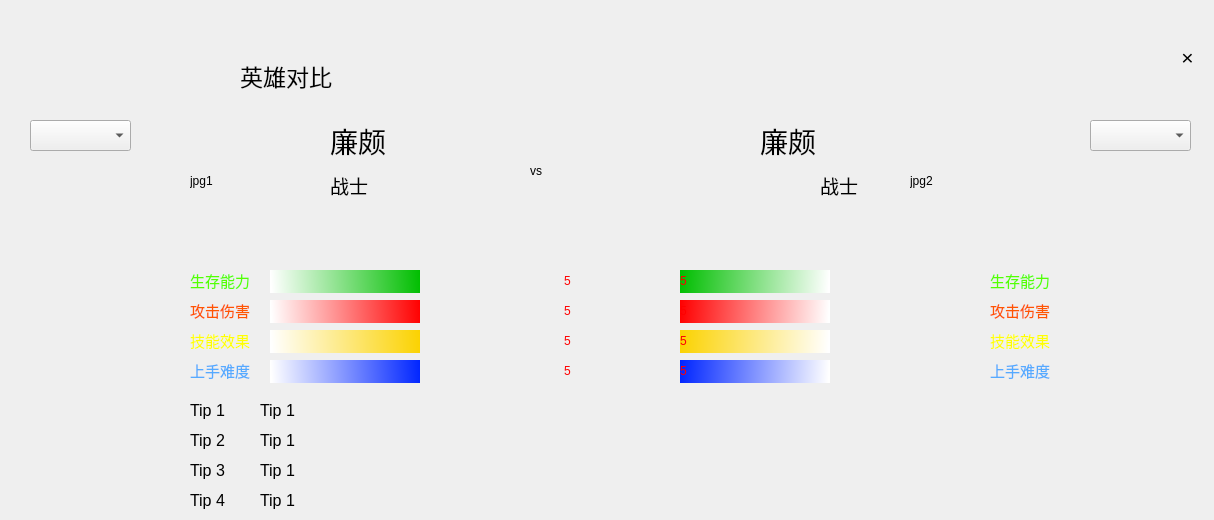
    <widget class="QWidget" name="page_6">
     <widget class="QPushButton" name="pushButton_525_return_2">
      <property name="geometry">
       <rect>
        <x>10</x>
        <y>40</y>
        <width>194</width>
        <height>59</height>
       </rect>
      </property>
      <property name="styleSheet">
       <string notr="true">QPushButton {
  min-width:194px;
  max-width:194px;
  min-height:59px;
  max-height:59px;
  border-width: 0px;
  border-style: outset;
  font-size: 28px;
  border-radius: 0px;
  color: black;
  background-color: transparent;
  border-color: red;
  box-shadow: 0px 0px 0px rgba(0, 0, 127, 255);
  background-image: url(D:/kCal/icon_pic/85923789d31e1c88f5cb6808dd1eb125_back.png);
  image: url(C:/Users/zhangyun/Desktop/icon_pic/85923789d31e1c88f5cb6808dd1eb125_back.png);
}</string>
      </property>
      <property name="text">
       <string/>
      </property>
     </widget>
     <widget class="QLabel" name="label_5">
      <property name="geometry">
       <rect>
        <x>240</x>
        <y>50</y>
        <width>221</width>
        <height>51</height>
       </rect>
      </property>
      <property name="font">
       <font>
        <pointsize>17</pointsize>
       </font>
      </property>
      <property name="text">
       <string>英雄对比</string>
      </property>
     </widget>
     <widget class="QComboBox" name="comboBox1">
      <property name="geometry">
       <rect>
        <x>30</x>
        <y>120</y>
        <width>101</width>
        <height>31</height>
       </rect>
      </property>
     </widget>
     <widget class="QComboBox" name="comboBox2">
      <property name="geometry">
       <rect>
        <x>1090</x>
        <y>120</y>
        <width>101</width>
        <height>31</height>
       </rect>
      </property>
     </widget>
     <widget class="QLabel" name="label_vsheroname1">
      <property name="geometry">
       <rect>
        <x>330</x>
        <y>120</y>
        <width>131</width>
        <height>41</height>
       </rect>
      </property>
      <property name="font">
       <font>
        <pointsize>21</pointsize>
       </font>
      </property>
      <property name="text">
       <string>廉颇</string>
      </property>
     </widget>
     <widget class="QLabel" name="label_vstype1">
      <property name="geometry">
       <rect>
        <x>330</x>
        <y>170</y>
        <width>71</width>
        <height>31</height>
       </rect>
      </property>
      <property name="font">
       <font>
        <pointsize>14</pointsize>
       </font>
      </property>
      <property name="text">
       <string>战士</string>
      </property>
     </widget>
     <widget class="QLabel" name="label_vsjpg1">
      <property name="geometry">
       <rect>
        <x>190</x>
        <y>120</y>
        <width>121</width>
        <height>121</height>
       </rect>
      </property>
      <property name="text">
       <string>jpg1</string>
      </property>
     </widget>
     <widget class="QLabel" name="label_vsjpg2">
      <property name="geometry">
       <rect>
        <x>910</x>
        <y>120</y>
        <width>121</width>
        <height>121</height>
       </rect>
      </property>
      <property name="text">
       <string>jpg2</string>
      </property>
     </widget>
     <widget class="QLabel" name="label_vsheroname2">
      <property name="geometry">
       <rect>
        <x>760</x>
        <y>120</y>
        <width>131</width>
        <height>41</height>
       </rect>
      </property>
      <property name="font">
       <font>
        <pointsize>21</pointsize>
       </font>
      </property>
      <property name="text">
       <string>廉颇</string>
      </property>
     </widget>
     <widget class="QLabel" name="label_vstype2">
      <property name="geometry">
       <rect>
        <x>820</x>
        <y>170</y>
        <width>72</width>
        <height>31</height>
       </rect>
      </property>
      <property name="font">
       <font>
        <pointsize>14</pointsize>
       </font>
      </property>
      <property name="text">
       <string>战士</string>
      </property>
     </widget>
     <widget class="QLabel" name="label_vsicon">
      <property name="geometry">
       <rect>
        <x>530</x>
        <y>80</y>
        <width>221</width>
        <height>181</height>
       </rect>
      </property>
      <property name="text">
       <string>vs</string>
      </property>
     </widget>
     <widget class="QProgressBar" name="progressBar_vs1_4">
      <property name="geometry">
       <rect>
        <x>270</x>
        <y>360</y>
        <width>301</width>
        <height>23</height>
       </rect>
      </property>
      <property name="styleSheet">
       <string notr="true">QProgressBar{
        border: none;
        color: red;
        text-align: right;
        background: rgb(255,255,255, 0);
}
QProgressBar::chunk {
        border: none;
        background: qlineargradient(spread:pad, x1:1, y1:0, x2:0, y2:0.0113636, stop:0 rgba(0, 37, 255, 255), stop:1 rgba(255, 255, 255, 255));
}</string>
      </property>
      <property name="maximum">
       <number>10</number>
      </property>
      <property name="value">
       <number>5</number>
      </property>
      <property name="textVisible">
       <bool>true</bool>
      </property>
      <property name="orientation">
       <enum>Qt::Horizontal</enum>
      </property>
      <property name="invertedAppearance">
       <bool>false</bool>
      </property>
      <property name="format">
       <string>%v</string>
      </property>
     </widget>
     <widget class="QProgressBar" name="progressBar_vs1_2">
      <property name="geometry">
       <rect>
        <x>270</x>
        <y>300</y>
        <width>301</width>
        <height>23</height>
       </rect>
      </property>
      <property name="styleSheet">
       <string notr="true">QProgressBar{
        border: none;
        color: red;
        text-align: right;
        background: rgb(255,255,255, 0);
}
QProgressBar::chunk {
        border: none;
        background: qlineargradient(spread:pad, x1:1, y1:0, x2:0, y2:0.0113636, stop:0 rgba(255, 0, 0, 255), stop:1 rgba(255, 255, 255, 255));
}</string>
      </property>
      <property name="maximum">
       <number>10</number>
      </property>
      <property name="value">
       <number>5</number>
      </property>
      <property name="textVisible">
       <bool>true</bool>
      </property>
      <property name="orientation">
       <enum>Qt::Horizontal</enum>
      </property>
      <property name="invertedAppearance">
       <bool>false</bool>
      </property>
      <property name="format">
       <string>%v</string>
      </property>
     </widget>
     <widget class="QLabel" name="label_vsability1_2">
      <property name="geometry">
       <rect>
        <x>190</x>
        <y>300</y>
        <width>81</width>
        <height>21</height>
       </rect>
      </property>
      <property name="font">
       <font>
        <pointsize>11</pointsize>
       </font>
      </property>
      <property name="styleSheet">
       <string notr="true">color:rgb(255, 85, 0)</string>
      </property>
      <property name="text">
       <string>攻击伤害</string>
      </property>
     </widget>
     <widget class="QLabel" name="label_vsability1_3">
      <property name="geometry">
       <rect>
        <x>190</x>
        <y>330</y>
        <width>81</width>
        <height>21</height>
       </rect>
      </property>
      <property name="font">
       <font>
        <pointsize>11</pointsize>
       </font>
      </property>
      <property name="styleSheet">
       <string notr="true">color:rgb(255, 255, 0)</string>
      </property>
      <property name="text">
       <string>技能效果</string>
      </property>
     </widget>
     <widget class="QProgressBar" name="progressBar_vs1_3">
      <property name="geometry">
       <rect>
        <x>270</x>
        <y>330</y>
        <width>301</width>
        <height>23</height>
       </rect>
      </property>
      <property name="styleSheet">
       <string notr="true">QProgressBar{
        border: none;
        color: red;
        text-align: right;
        background: rgb(255,255,255, 0);
}
QProgressBar::chunk {
        border: none;
        background: qlineargradient(spread:pad, x1:1, y1:0, x2:0, y2:0.0113636, stop:0 rgba(251, 210, 0, 255), stop:1 rgba(255, 255, 255, 255));
}</string>
      </property>
      <property name="maximum">
       <number>10</number>
      </property>
      <property name="value">
       <number>5</number>
      </property>
      <property name="textVisible">
       <bool>true</bool>
      </property>
      <property name="orientation">
       <enum>Qt::Horizontal</enum>
      </property>
      <property name="invertedAppearance">
       <bool>false</bool>
      </property>
      <property name="format">
       <string>%v</string>
      </property>
     </widget>
     <widget class="QLabel" name="label_vsability1_4">
      <property name="geometry">
       <rect>
        <x>190</x>
        <y>360</y>
        <width>81</width>
        <height>21</height>
       </rect>
      </property>
      <property name="font">
       <font>
        <pointsize>11</pointsize>
       </font>
      </property>
      <property name="styleSheet">
       <string notr="true">color:rgb(85, 170, 255)</string>
      </property>
      <property name="text">
       <string>上手难度</string>
      </property>
     </widget>
     <widget class="QProgressBar" name="progressBar_vs1_1">
      <property name="geometry">
       <rect>
        <x>270</x>
        <y>270</y>
        <width>301</width>
        <height>23</height>
       </rect>
      </property>
      <property name="styleSheet">
       <string notr="true">QProgressBar{
        border: none;
        color: red;
        text-align: right;
        background: rgb(255,255,255, 0);
}
QProgressBar::chunk {
        border: none;
        background: qlineargradient(spread:pad, x1:1, y1:0, x2:0, y2:0.0113636, stop:0 rgba(0, 190, 0, 255), stop:1 rgba(255, 255, 255, 255));
}</string>
      </property>
      <property name="maximum">
       <number>10</number>
      </property>
      <property name="value">
       <number>5</number>
      </property>
      <property name="textVisible">
       <bool>true</bool>
      </property>
      <property name="orientation">
       <enum>Qt::Horizontal</enum>
      </property>
      <property name="invertedAppearance">
       <bool>false</bool>
      </property>
      <property name="format">
       <string>%v</string>
      </property>
     </widget>
     <widget class="QLabel" name="label_vsability1_1">
      <property name="geometry">
       <rect>
        <x>190</x>
        <y>270</y>
        <width>81</width>
        <height>21</height>
       </rect>
      </property>
      <property name="font">
       <font>
        <pointsize>11</pointsize>
       </font>
      </property>
      <property name="styleSheet">
       <string notr="true">color:rgb(85, 255, 0)</string>
      </property>
      <property name="text">
       <string>生存能力</string>
      </property>
     </widget>
     <widget class="QProgressBar" name="progressBar_vs2_1">
      <property name="geometry">
       <rect>
        <x>680</x>
        <y>270</y>
        <width>301</width>
        <height>23</height>
       </rect>
      </property>
      <property name="styleSheet">
       <string notr="true">QProgressBar{
        border: none;
        color: red;
        text-align: left;
        background: rgb(255,255,255, 0);
}
QProgressBar::chunk {
        border: none;
        background: qlineargradient(spread:pad, x1:0, y1:0, x2:1, y2:0.0113636, stop:0 rgba(0, 190, 0, 255), stop:1 rgba(255, 255, 255, 255));
}</string>
      </property>
      <property name="maximum">
       <number>10</number>
      </property>
      <property name="value">
       <number>5</number>
      </property>
      <property name="textVisible">
       <bool>true</bool>
      </property>
      <property name="orientation">
       <enum>Qt::Horizontal</enum>
      </property>
      <property name="invertedAppearance">
       <bool>false</bool>
      </property>
      <property name="textDirection">
       <enum>QProgressBar::TopToBottom</enum>
      </property>
      <property name="format">
       <string>%v</string>
      </property>
     </widget>
     <widget class="QProgressBar" name="progressBar_vs2_4">
      <property name="geometry">
       <rect>
        <x>680</x>
        <y>360</y>
        <width>301</width>
        <height>23</height>
       </rect>
      </property>
      <property name="styleSheet">
       <string notr="true">QProgressBar{
        border: none;
        color: red;
        text-align: left;
        background: rgb(255,255,255, 0);
}
QProgressBar::chunk {
        border: none;
        background: qlineargradient(spread:pad, x1:0, y1:0, x2:1, y2:0.0113636, stop:0 rgba(0, 37, 255, 255), stop:1 rgba(255, 255, 255, 255));
}</string>
      </property>
      <property name="maximum">
       <number>10</number>
      </property>
      <property name="value">
       <number>5</number>
      </property>
      <property name="textVisible">
       <bool>true</bool>
      </property>
      <property name="orientation">
       <enum>Qt::Horizontal</enum>
      </property>
      <property name="invertedAppearance">
       <bool>false</bool>
      </property>
      <property name="format">
       <string>%v</string>
      </property>
     </widget>
     <widget class="QProgressBar" name="progressBar_vs2_3">
      <property name="geometry">
       <rect>
        <x>680</x>
        <y>330</y>
        <width>301</width>
        <height>23</height>
       </rect>
      </property>
      <property name="styleSheet">
       <string notr="true">QProgressBar{
        border: none;
        color: red;
        text-align: left;
        background: rgb(255,255,255, 0);
}
QProgressBar::chunk {
        border: none;
        background: qlineargradient(spread:pad, x1:0, y1:0, x2:1, y2:0.0113636, stop:0 rgba(251, 210, 0, 255), stop:1 rgba(255, 255, 255, 255));
}</string>
      </property>
      <property name="maximum">
       <number>10</number>
      </property>
      <property name="value">
       <number>5</number>
      </property>
      <property name="textVisible">
       <bool>true</bool>
      </property>
      <property name="orientation">
       <enum>Qt::Horizontal</enum>
      </property>
      <property name="invertedAppearance">
       <bool>false</bool>
      </property>
      <property name="format">
       <string>%v</string>
      </property>
     </widget>
     <widget class="QProgressBar" name="progressBar_vs2_2">
      <property name="geometry">
       <rect>
        <x>680</x>
        <y>300</y>
        <width>301</width>
        <height>23</height>
       </rect>
      </property>
      <property name="styleSheet">
       <string notr="true">QProgressBar{
        border: none;
        color: red;
        text-align: left;
        background: rgb(255,255,255, 0);
}
QProgressBar::chunk {
        border: none;
        background: qlineargradient(spread:pad, x1:0, y1:0, x2:1, y2:0.0113636, stop:0 rgba(255, 0, 0, 255), stop:1 rgba(255, 255, 255, 255));
}</string>
      </property>
      <property name="maximum">
       <number>10</number>
      </property>
      <property name="value">
       <number>5</number>
      </property>
      <property name="textVisible">
       <bool>true</bool>
      </property>
      <property name="orientation">
       <enum>Qt::Horizontal</enum>
      </property>
      <property name="invertedAppearance">
       <bool>false</bool>
      </property>
      <property name="format">
       <string>%v</string>
      </property>
     </widget>
     <widget class="QLabel" name="label_vsability2_4">
      <property name="geometry">
       <rect>
        <x>990</x>
        <y>360</y>
        <width>81</width>
        <height>21</height>
       </rect>
      </property>
      <property name="font">
       <font>
        <pointsize>11</pointsize>
       </font>
      </property>
      <property name="styleSheet">
       <string notr="true">color:rgb(85, 170, 255)</string>
      </property>
      <property name="text">
       <string>上手难度</string>
      </property>
     </widget>
     <widget class="QLabel" name="label_vsability2_3">
      <property name="geometry">
       <rect>
        <x>990</x>
        <y>330</y>
        <width>81</width>
        <height>21</height>
       </rect>
      </property>
      <property name="font">
       <font>
        <pointsize>11</pointsize>
       </font>
      </property>
      <property name="styleSheet">
       <string notr="true">color:rgb(255, 255, 0)</string>
      </property>
      <property name="text">
       <string>技能效果</string>
      </property>
     </widget>
     <widget class="QLabel" name="label_vsability2_2">
      <property name="geometry">
       <rect>
        <x>990</x>
        <y>300</y>
        <width>81</width>
        <height>21</height>
       </rect>
      </property>
      <property name="font">
       <font>
        <pointsize>11</pointsize>
       </font>
      </property>
      <property name="styleSheet">
       <string notr="true">color:rgb(255, 85, 0)</string>
      </property>
      <property name="text">
       <string>攻击伤害</string>
      </property>
     </widget>
     <widget class="QLabel" name="label_vsability2_1">
      <property name="geometry">
       <rect>
        <x>990</x>
        <y>270</y>
        <width>81</width>
        <height>21</height>
       </rect>
      </property>
      <property name="font">
       <font>
        <pointsize>11</pointsize>
       </font>
      </property>
      <property name="styleSheet">
       <string notr="true">color:rgb(85, 255, 0)</string>
      </property>
      <property name="text">
       <string>生存能力</string>
      </property>
     </widget>
     <widget class="QLabel" name="label_8">
      <property name="geometry">
       <rect>
        <x>190</x>
        <y>400</y>
        <width>72</width>
        <height>21</height>
       </rect>
      </property>
      <property name="font">
       <font>
        <pointsize>12</pointsize>
       </font>
      </property>
      <property name="text">
       <string>Tip 1</string>
      </property>
     </widget>
     <widget class="QLabel" name="label_9">
      <property name="geometry">
       <rect>
        <x>190</x>
        <y>430</y>
        <width>72</width>
        <height>21</height>
       </rect>
      </property>
      <property name="font">
       <font>
        <pointsize>12</pointsize>
       </font>
      </property>
      <property name="text">
       <string>Tip 2</string>
      </property>
     </widget>
     <widget class="QLabel" name="label_12">
      <property name="geometry">
       <rect>
        <x>190</x>
        <y>460</y>
        <width>72</width>
        <height>21</height>
       </rect>
      </property>
      <property name="font">
       <font>
        <pointsize>12</pointsize>
       </font>
      </property>
      <property name="text">
       <string>Tip 3</string>
      </property>
     </widget>
     <widget class="QLabel" name="label_13">
      <property name="geometry">
       <rect>
        <x>190</x>
        <y>490</y>
        <width>72</width>
        <height>21</height>
       </rect>
      </property>
      <property name="font">
       <font>
        <pointsize>12</pointsize>
       </font>
      </property>
      <property name="text">
       <string>Tip 4</string>
      </property>
     </widget>
     <widget class="QLabel" name="label_vstip1">
      <property name="geometry">
       <rect>
        <x>260</x>
        <y>400</y>
        <width>801</width>
        <height>21</height>
       </rect>
      </property>
      <property name="font">
       <font>
        <pointsize>12</pointsize>
       </font>
      </property>
      <property name="text">
       <string>Tip 1</string>
      </property>
     </widget>
     <widget class="QLabel" name="label_vstip2">
      <property name="geometry">
       <rect>
        <x>260</x>
        <y>430</y>
        <width>801</width>
        <height>21</height>
       </rect>
      </property>
      <property name="font">
       <font>
        <pointsize>12</pointsize>
       </font>
      </property>
      <property name="text">
       <string>Tip 1</string>
      </property>
     </widget>
     <widget class="QLabel" name="label_vstip3">
      <property name="geometry">
       <rect>
        <x>260</x>
        <y>460</y>
        <width>801</width>
        <height>21</height>
       </rect>
      </property>
      <property name="font">
       <font>
        <pointsize>12</pointsize>
       </font>
      </property>
      <property name="text">
       <string>Tip 1</string>
      </property>
     </widget>
     <widget class="QLabel" name="label_vstip4">
      <property name="geometry">
       <rect>
        <x>260</x>
        <y>490</y>
        <width>801</width>
        <height>21</height>
       </rect>
      </property>
      <property name="font">
       <font>
        <pointsize>12</pointsize>
       </font>
      </property>
      <property name="text">
       <string>Tip 1</string>
      </property>
     </widget>
     <widget class="QPushButton" name="pushButton_quit_5">
      <property name="geometry">
       <rect>
        <x>1170</x>
        <y>40</y>
        <width>35</width>
        <height>35</height>
       </rect>
      </property>
      <property name="font">
       <font>
        <pointsize>-1</pointsize>
       </font>
      </property>
      <property name="styleSheet">
       <string notr="true">QPushButton {
  min-width:35px;
  max-width:35px;
  min-height:35px;
  max-height:35px;
  border-width: 0px;
  font-size: 21px;
  border-radius: 16px;
  background-color: transparent;
}</string>
      </property>
      <property name="text">
       <string>×</string>
      </property>
     </widget>
    </widget>
